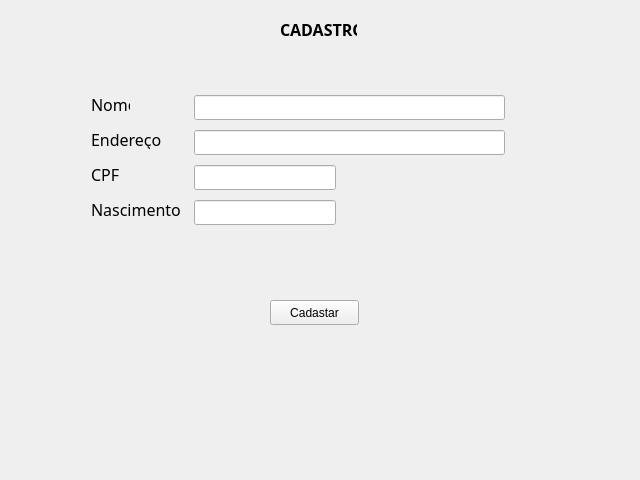
<?xml version="1.0" encoding="UTF-8"?>
<ui version="4.0">
 <class>MainWindow</class>
 <widget class="QMainWindow" name="MainWindow">
  <property name="geometry">
   <rect>
    <x>0</x>
    <y>0</y>
    <width>640</width>
    <height>480</height>
   </rect>
  </property>
  <property name="windowTitle">
   <string>MainWindow</string>
  </property>
  <widget class="QWidget" name="centralwidget">
   <widget class="QLabel" name="label">
    <property name="geometry">
     <rect>
      <x>280</x>
      <y>20</y>
      <width>77</width>
      <height>19</height>
     </rect>
    </property>
    <property name="font">
     <font>
      <family>Hack</family>
      <pointsize>12</pointsize>
      <weight>75</weight>
      <bold>true</bold>
     </font>
    </property>
    <property name="text">
     <string>CADASTRO</string>
    </property>
   </widget>
   <widget class="QLineEdit" name="lineEdit">
    <property name="geometry">
     <rect>
      <x>194</x>
      <y>95</y>
      <width>311</width>
      <height>25</height>
     </rect>
    </property>
   </widget>
   <widget class="QLineEdit" name="lineEdit_2">
    <property name="geometry">
     <rect>
      <x>194</x>
      <y>130</y>
      <width>311</width>
      <height>25</height>
     </rect>
    </property>
   </widget>
   <widget class="QPushButton" name="pushButton">
    <property name="geometry">
     <rect>
      <x>270</x>
      <y>300</y>
      <width>89</width>
      <height>25</height>
     </rect>
    </property>
    <property name="text">
     <string>Cadastar</string>
    </property>
   </widget>
   <widget class="QLineEdit" name="lineEdit_3">
    <property name="geometry">
     <rect>
      <x>194</x>
      <y>165</y>
      <width>142</width>
      <height>25</height>
     </rect>
    </property>
   </widget>
   <widget class="QLineEdit" name="lineEdit_4">
    <property name="geometry">
     <rect>
      <x>194</x>
      <y>200</y>
      <width>142</width>
      <height>25</height>
     </rect>
    </property>
   </widget>
   <widget class="QLabel" name="label_2">
    <property name="geometry">
     <rect>
      <x>91</x>
      <y>95</y>
      <width>39</width>
      <height>19</height>
     </rect>
    </property>
    <property name="font">
     <font>
      <family>Hack</family>
      <pointsize>12</pointsize>
     </font>
    </property>
    <property name="text">
     <string>Nome</string>
    </property>
   </widget>
   <widget class="QLabel" name="label_3">
    <property name="geometry">
     <rect>
      <x>91</x>
      <y>130</y>
      <width>77</width>
      <height>19</height>
     </rect>
    </property>
    <property name="font">
     <font>
      <family>Hack</family>
      <pointsize>12</pointsize>
     </font>
    </property>
    <property name="text">
     <string>Endereço</string>
    </property>
   </widget>
   <widget class="QLabel" name="label_4">
    <property name="geometry">
     <rect>
      <x>91</x>
      <y>165</y>
      <width>29</width>
      <height>19</height>
     </rect>
    </property>
    <property name="font">
     <font>
      <family>Hack</family>
      <pointsize>12</pointsize>
     </font>
    </property>
    <property name="text">
     <string>CPF</string>
    </property>
   </widget>
   <widget class="QLabel" name="label_5">
    <property name="geometry">
     <rect>
      <x>91</x>
      <y>200</y>
      <width>97</width>
      <height>19</height>
     </rect>
    </property>
    <property name="font">
     <font>
      <family>Hack</family>
      <pointsize>12</pointsize>
     </font>
    </property>
    <property name="text">
     <string>Nascimento</string>
    </property>
   </widget>
  </widget>
 </widget>
 <resources/>
 <connections/>
</ui>
